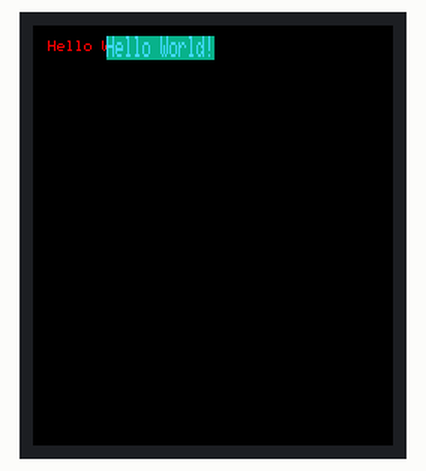
A sketch run on a simulated ESP32-S3. Parts: 240×280 colour display. Random numbers use the default seed unless the sketch sets one.

Above: at 5.2 s.
At 9.3 s:
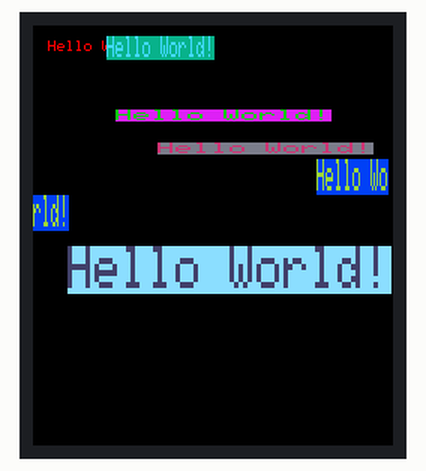
At 13.3 s:
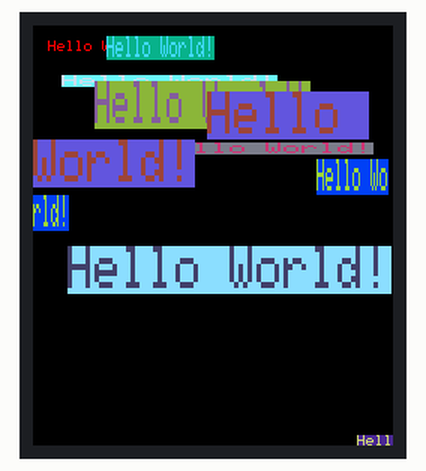
At 21.3 s:
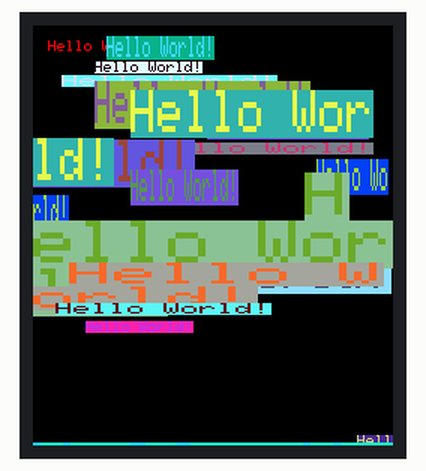
At 29.4 s:
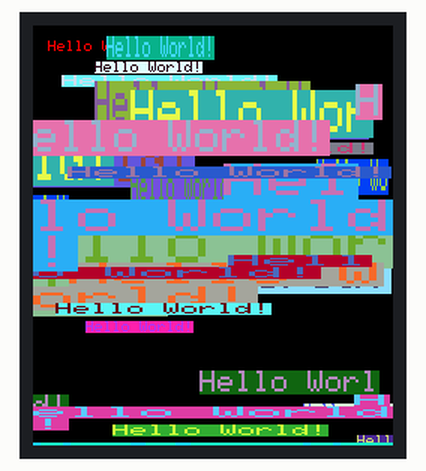
At 38.4 s:
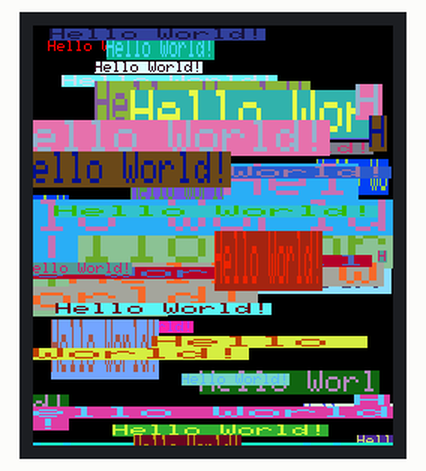

Measured:
- what the display in image 0 shows lasts 1.0 s, from 5.2 s to 6.2 s

The sketch:

01_HelloWorld.ino
```cpp
/**
 * 01_HelloWorld - Basic Display Test
 *
 * Hardware: ESP32-S3 + ST7789 TFT (240x280)
 *
 * This example demonstrates:
 *   - Initialize SPI display
 *   - Draw text on screen
 *   - Random text position and color
 *
 * Library: Arduino_GFX_Library
 */

#include <Arduino.h>
#include "Arduino_GFX_Library.h"
#include "pin_config.h"
#include "HWCDC.h"

// USB Serial for debug output
HWCDC USBSerial;

// Create SPI bus and display driver
Arduino_DataBus *bus = new Arduino_ESP32SPI(LCD_DC, LCD_CS, LCD_SCK, LCD_MOSI);
Arduino_GFX *gfx = new Arduino_ST7789(bus, LCD_RST, 0, true, LCD_WIDTH, LCD_HEIGHT, 0, 20, 0, 0);

void setup() {
  // Initialize serial for debugging
  USBSerial.begin(115200);
  USBSerial.println("Hello World Example");

  // Initialize display
  if (!gfx->begin()) {
    USBSerial.println("Display init failed!");
  }
  gfx->fillScreen(BLACK);

  // Turn on backlight
  pinMode(LCD_BL, OUTPUT);
  digitalWrite(LCD_BL, HIGH);

  // Show initial message
  gfx->setCursor(10, 10);
  gfx->setTextColor(RED);
  gfx->println("Hello World!");

  delay(5000);
}

void loop() {
  // Random position
  gfx->setCursor(random(gfx->width()), random(gfx->height()));

  // Random foreground and background color
  gfx->setTextColor(random(0xffff), random(0xffff));

  // Random text size (scaleX, scaleY, margin)
  gfx->setTextSize(random(6), random(6), random(2));

  gfx->println("Hello World!");

  delay(1000);
}
```

pin_config.h
```cpp
/**
 * pin_config.h - Hardware Pin Definitions
 *
 * Board: ESP32-S3 + ST7789 TFT (240x280)
 */

#ifndef PIN_CONFIG_H
#define PIN_CONFIG_H

// Color definitions (RGB565 format)
#define BLACK   0x0000
#define WHITE   0xFFFF
#define RED     0xF800
#define GREEN   0x07E0
#define BLUE    0x001F
#define YELLOW  0xFFE0
#define CYAN    0x07FF
#define MAGENTA 0xF81F

// Display size
#define LCD_WIDTH   240
#define LCD_HEIGHT  280

// SPI pins for ST7789
#define LCD_MOSI    39    // Data out
#define LCD_SCK     38    // Clock
#define LCD_CS      14    // Chip select
#define LCD_DC      10    // Data/Command
#define LCD_RST     3     // Reset
#define LCD_BL      13    // Backlight

#endif
```
